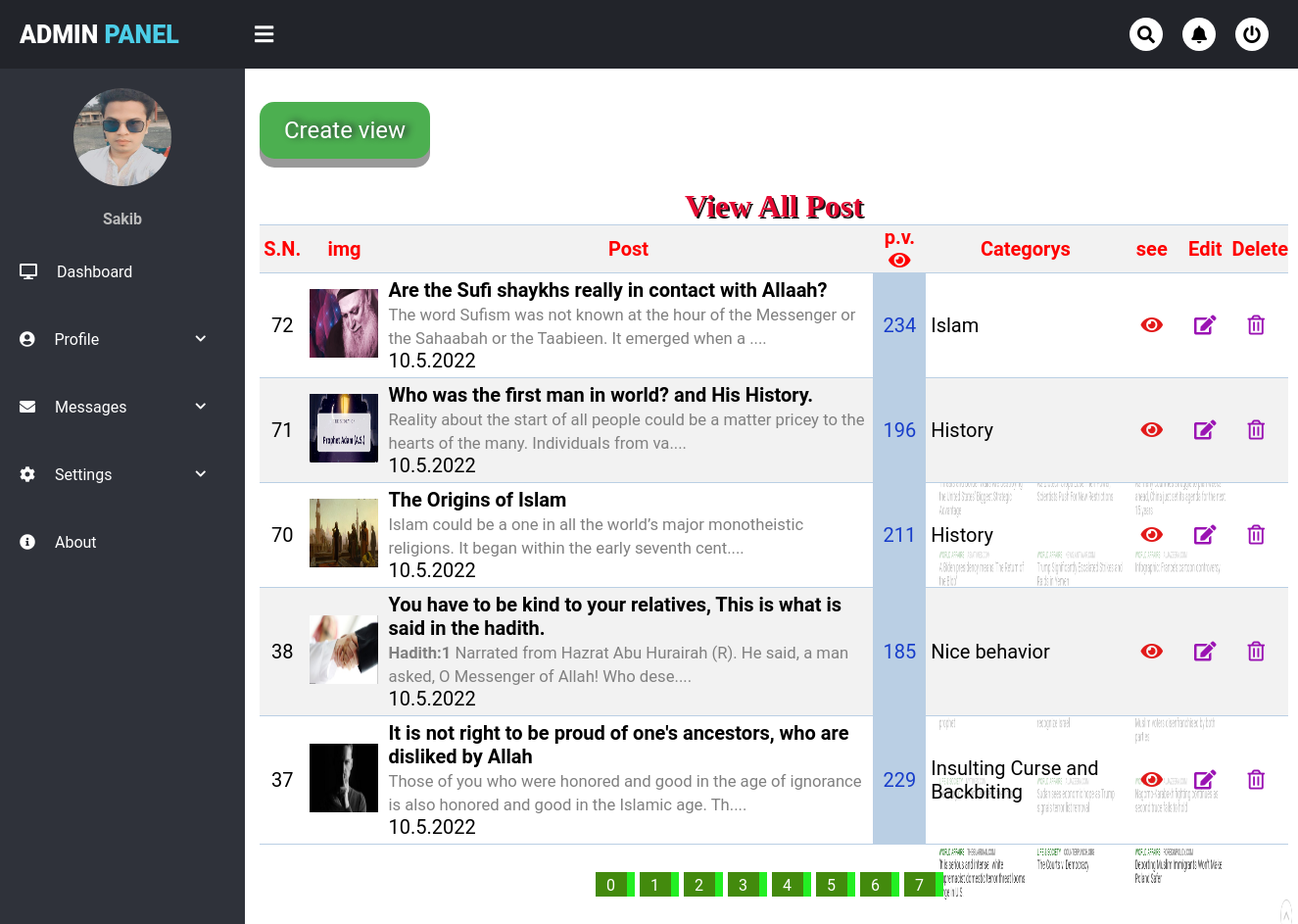
The page /admin/post.php (signed in) on the database its author committed.
### tables this page shows
CREATE TABLE `post` (
  `id` int NOT NULL,
  `img` varchar(300) NOT NULL,
  `title` varchar(100) NOT NULL,
  `details` text NOT NULL,
  `last_details` text NOT NULL,
  `key_word` varchar(500) NOT NULL DEFAULT 'islam',
  `cat` text NOT NULL,
  `view` int DEFAULT NULL
);

### admin/lib/database.php (called while the page is built, shortened)
<?php
class database {
	public $database_host = HOST;
	public $database_user = USER;
	public $database_password = PASSWORD;
	public $database_databasename = DBNAME;
	public $link;
	private function databaseconnection(){
		$this->link = new mysqli($this->database_host,$this->database_user,$this->database_password,$this->database_databasename);
	}
	public function read($x){
		$result = $this->link->query($x);
		if ($result->num_rows > 0) {
			return $result;
		}else{
			return false;
		}
	}
public function shortText($t,$l=50){
		$t = substr($t,0,$l);
		$t = $t."....";
		return $t;
}
}
 ?>

### admin/post.php (the view, shortened to what this page needs)
<?php
include 'inc/header.php';
include 'inc/sidebar.php';
 ?>
<div class="main-container"> <br>
<a class="button" style="" href="insert.php">Create view </a>
<table style="margin-top: 30px;">
    <tr>
        <th colspan="8"><h1 style="color: #e40a32;text-shadow: 2px 2px 0px #171515;font-family: cursive;"> View All Post</h1></th>
    </tr>
    <tr class="th">
       <th>S.N.</th>
        <th>img</th>
         <th id="th_width">Post</th>
         <th>p.v. <br><i class="fas fa-eye"></i> </th>
         <th>Categorys</th>
         <th>see</th>
         <th>Edit</th>
         <th>Delete</th>
    </tr>
<?php
    $per_page = 5;
    $page_number = 0;
    $start = ($per_page * $page_number);
    $x ="select * from post ORDER BY id DESC limit $start,$per_page";
    $x = $db->read($x);
    if ($x) {
        while ($a = $x->fetch_assoc()) {
?>
    <tr>
        <td class="id_p"><?php echo $a['id']  ?></td>
        <td><img src="../img/<?php echo $a['img']  ?>"></td>
        <td> <b> <?php echo $a['title']  ?> </b> <br>
            <small style="color: gray;"> <?php echo $db->shortText($a['details'],110) ?></small> <p>10.5.2022</p></td>
        <td class="pv"><?php echo $a['view']  ?></td>
        <td><?php echo $a['cat']  ?></td>
        <td class="see_color"><a href="../single.php?proid=<?php echo $a['id']; ?>"> <i class="fas fa-eye"></i> </a></td>
        <td class="ed"><a href="edit.php?editid=<?php echo $a['id']; ?>"> <i class="fas fa-edit"></i> </a></td>
        <td class="del"><a href="delete.php?delid=<?php echo $a['id']; ?>"> <i class="far fa-trash-alt"></i> </a></td>
    </tr>
<?php
    }
}
 ?>
</table>
    <div id="pg">
    <?php
    $x ="select * from post";
    $x = $db->read($x);
    if ($x) {
        $total_post = $x->num_rows;
        $total_page =($total_post/$per_page);
        $total_page =floor($total_page);
    for ($i=0; $i < $total_page;$i++) {
        echo "<a href='?pg=$i'> $i </a>";
    }
    }
     ?>
    </div>
<br>
</div>
    </body>
</html>

### admin/style.css (style rules this page uses)
* { margin: 0; padding: 0; list-style: none; text-decoration: none; box-sizing: border-box; font-family: "Roboto", sans-serif; }
body { background: url("4.png") no-repeat right top; background-size: 395px 510px; background-attachment: fixed; background-position: bottom right; }
.wrapper .main-container { width: (100% - 250px); margin-top: 70px; margin-left: 250px; padding: 15px; background-size: cover; height: 100vh; transition: 0.3s; }
td { font-size: 20px; }

### admin/post.php (style rules this page uses)
tr,th,td { border-bottom: 1px solid #BACFE4; }
td { height: 80px; padding: 5px; }
table { border-collapse: collapse; width: 1050px; }
tr:nth-child(even) { background-color: #f2f2f2; }
tr { background: #ffffffab; }
img { width: 70px; height: 70px; }
#th_width { width: 500px; }
#pg { color: black; margin: 28px 0; text-align: center; }
#pg a { background: #438a0d; height: 25px; width: 40px; margin-right: 5px; display: inline-block; color: white; line-height: 28px; border-right: 8px solid #23ef23; }
.id_p { padding: 12px; }
.del a,.ed a { padding: 11px; color: #9a13b3; border-radius: 10px; }
.th { font-size: 20px; color: red; text-align: center; }
.pv { background: #bacfe4; color: #173dca; padding: 10px; }
.see_color a { color: #e21a1a; padding: 11px; }
.button { text-shadow: 4px -1px 7px #21282a; display: inline-block; padding: 15px 25px; font-size: 24px; cursor: pointer; text-align: center; text-decoration: none; outline: none; color: #fff; background-color: #4CAF50; border: none; border-radius: 15px; box-shadow: 0 9px #999; }

### rows shown on the page
post: id "72", img (picture), title "Are the Sufi shaykhs really in contact with Allaah?", details "The word Sufism was not known at the hour of the Messenger or the Sahaabah or the Taabieen. It emerged when a ....", view "234", cat "Islam"
post: id "71", img (picture), title "Who was the first man in world? and His History.", details "Reality about the start of all people could be a matter pricey to the hearts of the many. Individuals from va....", view "196", cat "History"
post: id "70", img (picture), title "The Origins of Islam", details "Islam could be a one in all the world’s major monotheistic religions. It began within the early seventh cent....", view "211", cat "History"
post: id "38", img (picture), title "You have to be kind to your relatives, This is what is said in the hadith.", details "Hadith:1 Narrated from Hazrat Abu Hurairah (R). He said, a man asked, O Messenger of Allah! Who dese....", view "185", cat "Nice behavior"
post: id "37", img (picture), title "It is not right to be proud of one's ancestors, who are disliked by Allah", details "Those of you who were honored and good in the age of ignorance is also honored and good in the Islamic age. Th....", view "229", cat "Insulting Curse and Backbiting"
